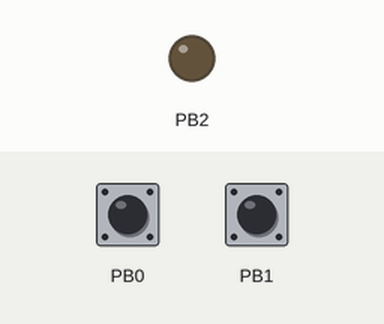
Bench run of a program on a simulated ATmega328P, built with avr-gcc and emulated at 16 MHz. On the bench: output pins drawn as LEDs (lit = HIGH). The test bench sets the inputs (shaded band); at power-on: PB0 HIGH, PB1 HIGH.

Above: at 1.2 s.
1.3 s: PB0 pulled LOW for 0.15 s
At 2.3 s:
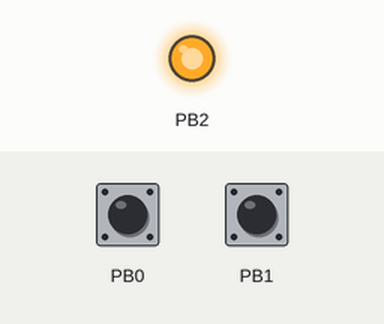
2.9 s: PB0 pulled LOW for 1 s
At 4.8 s:
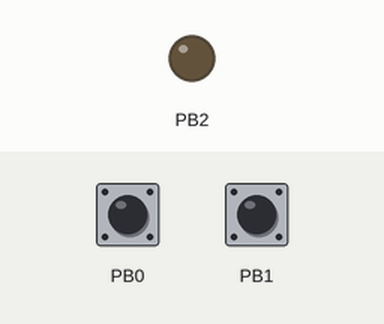
5.4 s: PB0 pulled LOW for 3.2 s
At 9.6 s:
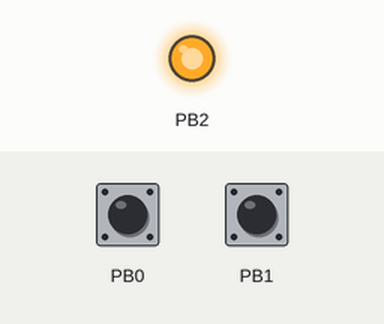
Timing chart, 0 to 11.1 s (numbered marks = the images above; inputs shaded):
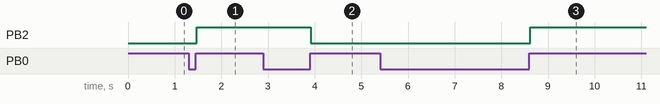

Measured:
- after the input at 1.3 s, PB2: LOW → HIGH after 0.17 s
- after the input at 2.9 s, PB2: HIGH → LOW after 1.0 s
- after the input at 5.4 s, PB2: LOW → HIGH after 3.2 s

The program:

main.c
```c
#define F_CPU 16000000UL        // Arduino UNO (ATmega328P): 16 MHz. Debe ser igual al clock del micro en Proteus
#include <avr/io.h>
#include <util/delay.h>

int main(void)
{
	uint8_t botones;             // lectura de los pulsadores: 3 = ninguno, 2 = P1, 1 = P2, 0 = los dos
	uint8_t led = 0;             // estado del LED: 0 = apagado, 1 = encendido

	DDRB  = 0b00000100;          // PB2 salida (el LED), PB0 y PB1 entradas
	PORTB = 0b00000011;          // pull-up interno en PB0 y PB1, LED apagado

	while (1)
	{
		botones = PINB & 0b00000011;         // leemos solo PB0 y PB1. Con pull-up, presionado = 0

		if (botones != 3) {                  // se presiono algun pulsador
			_delay_ms(20);                   // antirrebote

			while (botones != 3) {           // esperamos a que lo suelten
				botones = PINB & 0b00000011;
			}
			_delay_ms(20);

			if (led == 0) {                  // cambiamos el estado del LED
				led = 1;
				PORTB = 0b00000111;          // LED encendido (los pull-up siguen activos)
			}
			else {
				led = 0;
				PORTB = 0b00000011;          // LED apagado
			}
		}
	}
}
```
